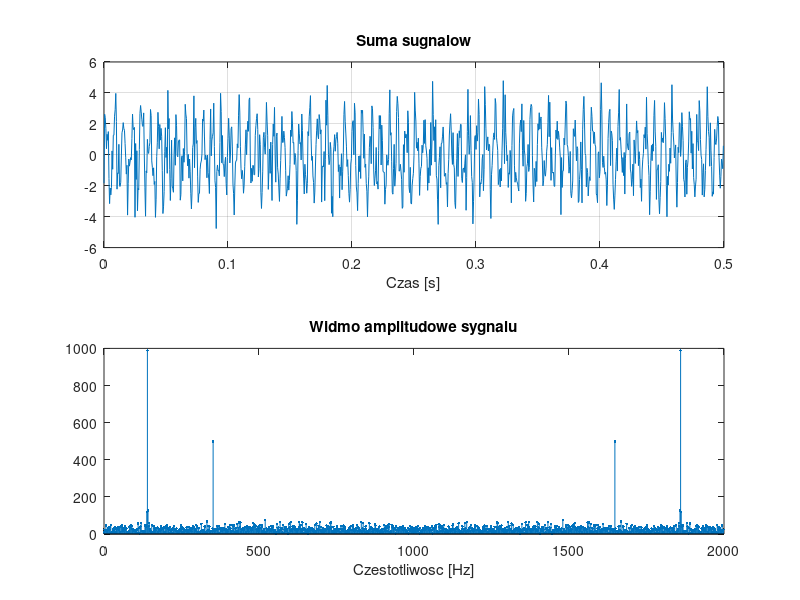
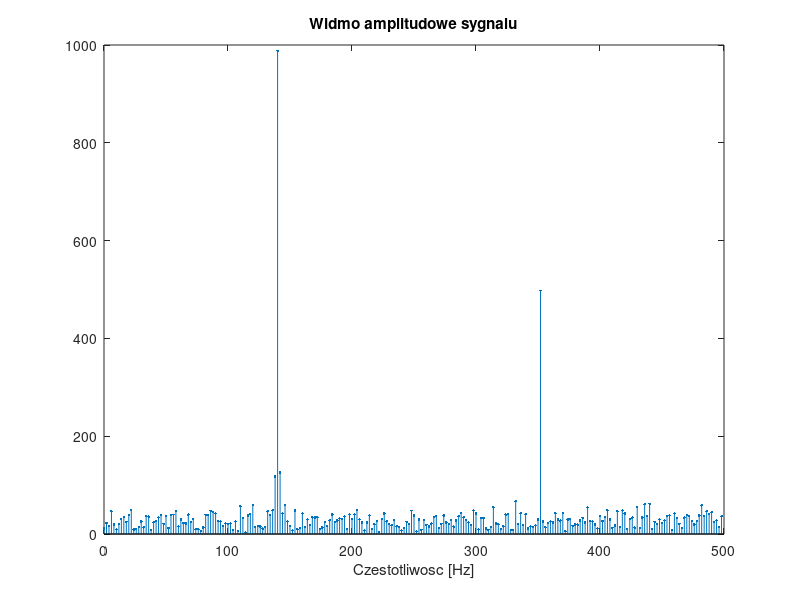

These charts were generated, in order, by the following MATLAB code:
% widmo amplitudowe dla sumy
% 2 sygnalow sinusoidalnych

clear all; clf;
fs = 2000;      % Czestotliwosc probkowania
N  = 1000;      % Liczba probek
%f1 = 140;       % Czestotliwosci skladowe
%f2 = 350;
f1 = 140.2;
f2 = 352;
A1 = 2;         % amplitudy sinusoid
A2 = 1;
Ts = 1/fs;      % okres probkowania
t  = 0:Ts:(N-1)*Ts; % wektor czasu

x1 = A1*sin(2*pi*f1*t); % sygnal 1
x2 = A2*sin(2*pi*f2*t); % sygnal 2

x = x1+x2; % suma sygnalow
szum = randn(1,length(x)); % szum gaussowski
x = x + szum;

subplot(2,1,1);
plot(t,x);
xlabel("Czas [s]");
title("Suma sugnalow");
grid on;

X  = fft(x); % DFT
Xa = abs(X); % charakterystyka amplitudowa (modul X)

df = fs/N       % rozdzielczosc widma
f = 0:df:fs-df; % wektor czestotliwosci
subplot(2,1,2);
stem(f,Xa,".");
xlabel("Czestotliwosc [Hz]");
title("Widmo amplitudowe sygnalu");

figure 
stem(f(1:N/4),Xa(1:N/4),".");
xlabel("Czestotliwosc [Hz]");
title("Widmo amplitudowe sygnalu");

